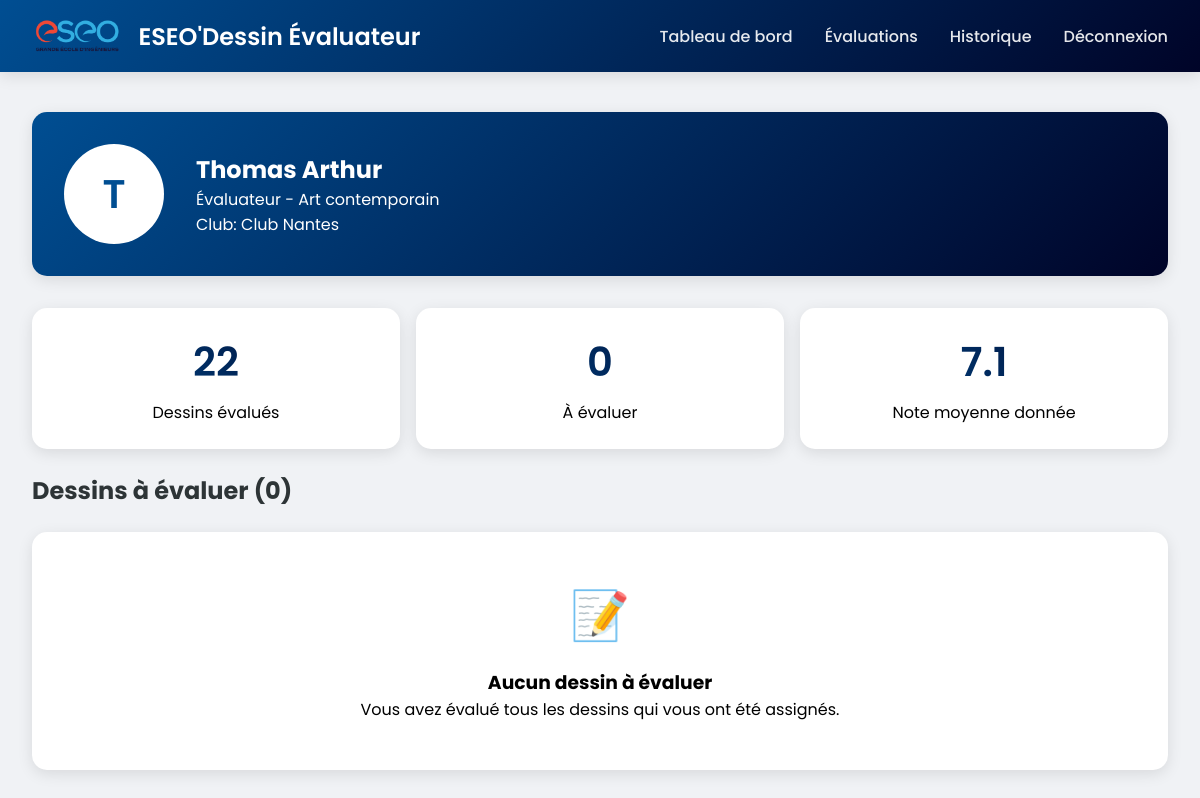
The page /evaluateur/dashboard.php (signed in) on the database its author committed.
### tables this page shows
CREATE TABLE Evaluateur (
    numEvaluateur INT PRIMARY KEY,
    specialite VARCHAR(100),
    nbDessinsEvalues INT DEFAULT 0,
    FOREIGN KEY (numEvaluateur) REFERENCES Utilisateur(numUtilisateur)
);

CREATE TABLE Utilisateur (
    numUtilisateur INT PRIMARY KEY,
    numClub INT,
    nom VARCHAR(100) NOT NULL,
    prenom VARCHAR(100) NOT NULL,
    adresse VARCHAR(200),
    login VARCHAR(50) UNIQUE NOT NULL,
    motDePasse VARCHAR(100) NOT NULL,
    age INT,
    FOREIGN KEY (numClub) REFERENCES Club(numClub)
);

CREATE TABLE Club (
    numClub INT PRIMARY KEY,
    nomClub VARCHAR(100) NOT NULL,
    adresse VARCHAR(200),
    numTelephone VARCHAR(15),
    nombreAdherents INT,
    ville VARCHAR(100),
    departement VARCHAR(100),
    region VARCHAR(100)
);

### evaluateur/dashboard.php (the view, shortened to what this page needs)
<?php
require_once('../includes/config.php');
$stmt = $db->prepare("
    SELECT
        e.numEvaluateur,
        e.specialite,
        COUNT(DISTINCT ev.numDessin) as nbDessinsEvalues,
        u.nom,
        u.prenom,
        c.nomClub,
        COALESCE(AVG(ev.note), 0) as noteMoyenne
    FROM Evaluateur e
    JOIN Utilisateur u ON e.numEvaluateur = u.numUtilisateur
    LEFT JOIN Club c ON u.numClub = c.numClub
    LEFT JOIN Evaluation ev ON e.numEvaluateur = ev.numEvaluateur
    WHERE e.numEvaluateur = ?
    GROUP BY e.numEvaluateur, e.specialite, u.nom, u.prenom, c.nomClub
");
$stmt->execute([$_SESSION['user_id']]);
$evaluateurInfo = $stmt->fetch(PDO::FETCH_ASSOC);
$stmt = $db->prepare("
    SELECT
        d.numDessin,
        d.leDessin,
        c.theme,
        CONCAT(u.prenom, ' ', u.nom) as competiteur_nom
    FROM Dessin d
    JOIN Concours c ON d.numConcours = c.numConcours
    JOIN Utilisateur u ON d.numCompetiteur = u.numUtilisateur
    JOIN Jury j ON c.numConcours = j.numConcours
    LEFT JOIN Evaluation e ON d.numDessin = e.numDessin
        AND e.numEvaluateur = ?
    WHERE j.numEvaluateur = ?
    AND e.numDessin IS NULL
    AND c.etat = 'en cours'
");
$stmt->execute([$_SESSION['user_id'], $_SESSION['user_id']]);
$dessinsAEvaluer = $stmt->fetchAll(PDO::FETCH_ASSOC);
?>
<!DOCTYPE html>
<html lang="fr">
<head>
</head>
<body>
    <nav class="navbar">
        <div class="logo-container">
            <img src="../images/eseo_logo.png" alt="ESEO Logo" class="logo-img">
            <div class="logo">ESEO'Dessin Évaluateur</div>
        </div>
        <div class="nav-links">
            <a href="#dashboard">Tableau de bord</a>
            <a href="#evaluations">Évaluations</a>
            <a href="#historique">Historique</a>
            <a href="../logout.php">Déconnexion</a>
        </div>
    </nav>
    <main class="main-content">
        <div class="evaluator-profile">
            <div class="evaluator-avatar">
                <?= strtoupper(substr($evaluateurInfo['prenom'], 0, 1)) ?>
            </div>
            <div>
                <h2><?= htmlspecialchars($evaluateurInfo['prenom'] . ' ' . $evaluateurInfo['nom']) ?></h2>
                <p>Évaluateur - <?= htmlspecialchars($evaluateurInfo['specialite']) ?></p>
                <p>Club: <?= htmlspecialchars($evaluateurInfo['nomClub']) ?></p>
            </div>
        </div>
        <div class="stats-container">
            <div class="stat-card">
                <div class="stat-value" id="dessinsEvalues"><?= $evaluateurInfo['nbDessinsEvalues'] ?></div>
                <div class="stat-label">Dessins évalués</div>
            </div>
            <div class="stat-card">
                <div class="stat-value" id="aEvaluer"><?= count($dessinsAEvaluer) ?></div>
                <div class="stat-label">À évaluer</div>
            </div>
            <div class="stat-card">
                <div class="stat-value" id="noteMoyenne"><?= number_format($evaluateurInfo['noteMoyenne'], 1) ?></div>
                <div class="stat-label">Note moyenne donnée</div>
            </div>
        </div>
        <h2 class="section-title">Dessins à évaluer (<?= count($dessinsAEvaluer) ?>)</h2>
        <?php if (empty($dessinsAEvaluer)): ?>
            <div class="empty-state">
                <div class="empty-icon">📝</div>
                <h3>Aucun dessin à évaluer</h3>
                <p>Vous avez évalué tous les dessins qui vous ont été assignés.</p>
            </div>
        <?php endif; ?>
    </main>
</body>
</html>

### evaluateur/dashboard.php (style rules this page uses)
:root { --primary: #004e92; --secondary: #000428; --accent: #74b9ff; --bg-light: #f0f2f5; --text-dark: #2d3436; --card-shadow: 0 4px 15px rgba(0, 0, 0, 0.1); }
* { margin: 0; padding: 0; box-sizing: border-box; font-family: 'Poppins', sans-serif; }
body { background-color: var(--bg-light); min-height: 100vh; }
.navbar { position: fixed; top: 0; width: 100%; padding: 1rem 2rem; background: linear-gradient(135deg, var(--primary), var(--secondary)); color: white; backdrop-filter: blur(10px); z-index: 1000; display: flex; justify-content: space-between; align-items: center; box-shadow: var(--card-shadow); }
.logo-container { display: flex; align-items: center; gap: 1rem; }
.logo-img { height: 40px; width: auto; }
.logo { font-size: 1.5rem; font-weight: 600; color: white; }
.nav-links { display: flex; gap: 2rem; align-items: center; }
.nav-links a { color: white; text-decoration: none; opacity: 0.9; font-weight: 500; transition: all 0.3s ease; }
.evaluator-profile { background: linear-gradient(135deg, var(--primary), var(--secondary)); color: white; padding: 2rem; border-radius: 15px; margin-bottom: 2rem; box-shadow: var(--card-shadow); display: grid; grid-template-columns: auto 1fr; gap: 2rem; align-items: center; }
.evaluator-avatar { width: 100px; height: 100px; background: white; border-radius: 50%; display: flex; align-items: center; justify-content: center; font-size: 2.5rem; color: var(--primary); font-weight: 600; }
.main-content { margin-top: 80px; padding: 2rem; animation: fadeIn 0.5s ease-out; }
.stats-container { display: grid; grid-template-columns: repeat(auto-fit, minmax(200px, 1fr)); gap: 1rem; margin: 1.5rem 0; }
.stat-card { background: white; padding: 1.5rem; border-radius: 15px; text-align: center; transition: all 0.3s ease; box-shadow: var(--card-shadow); }
.stat-value { font-size: 2.5rem; font-weight: 600; background: linear-gradient(45deg, var(--primary), var(--secondary)); -webkit-background-clip: text; color: transparent; margin-bottom: 0.5rem; }
.section-title { color: var(--text-dark); margin-bottom: 1.5rem; font-size: 1.5rem; }
.empty-state { text-align: center; padding: 3rem; background: white; border-radius: 15px; box-shadow: var(--card-shadow); }
.empty-icon { font-size: 3rem; margin-bottom: 1rem; }

### rows shown on the page
evaluateur: numEvaluateur.prenom "T", numEvaluateur.nom "Thomas Arthur", specialite "Art contemporain", club.nomClub "Club Nantes"

### other values the page prints
count($dessinsAEvaluer) "0"
